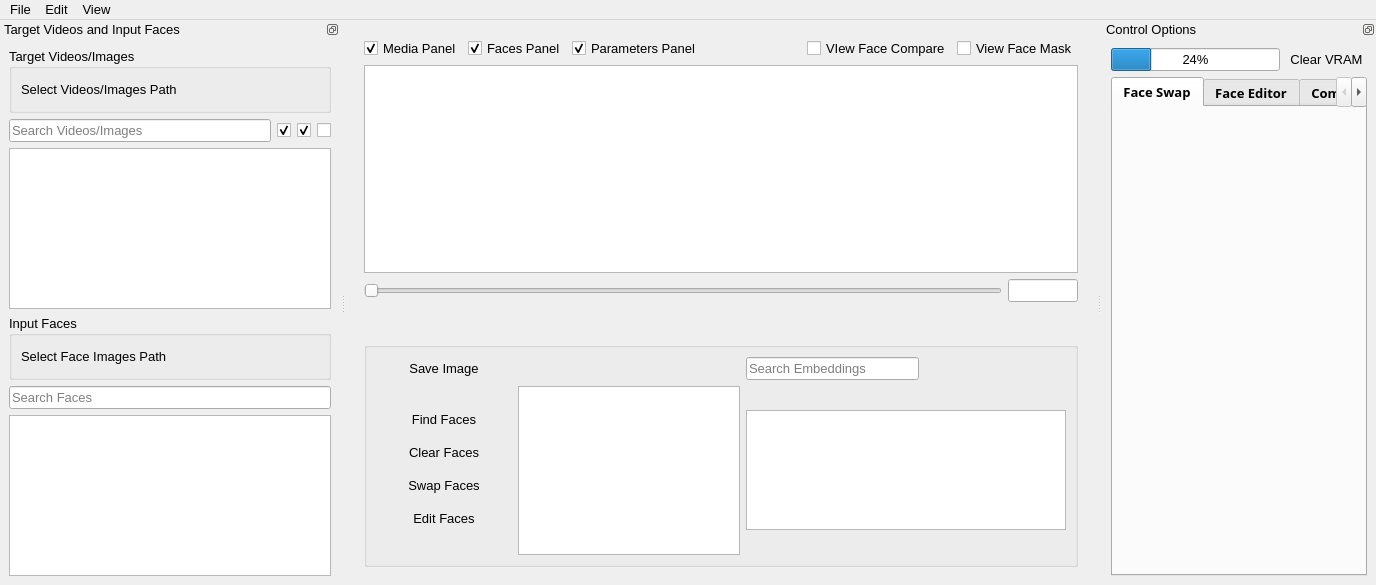
<?xml version="1.0" encoding="UTF-8"?>
<ui version="4.0">
 <class>MainWindow</class>
 <widget class="QMainWindow" name="MainWindow">
  <property name="geometry">
   <rect>
    <x>0</x>
    <y>0</y>
    <width>1376</width>
    <height>585</height>
   </rect>
  </property>
  <property name="font">
   <font>
    <pointsize>10</pointsize>
   </font>
  </property>
  <property name="windowTitle">
   <string>VisoMaster v0.1.6</string>
  </property>
  <property name="windowIcon">
   <iconset resource="media.qrc">
    <normaloff>:/media/media/visomaster_small.png</normaloff>:/media/media/visomaster_small.png</iconset>
  </property>
  <widget class="QWidget" name="centralwidget">
   <layout class="QHBoxLayout" name="horizontalLayout">
    <item>
     <widget class="QWidget" name="mediaLayout" native="true">
      <property name="sizePolicy">
       <sizepolicy hsizetype="Expanding" vsizetype="Preferred">
        <horstretch>2</horstretch>
        <verstretch>0</verstretch>
       </sizepolicy>
      </property>
      <layout class="QVBoxLayout" name="verticalLayout">
       <item>
        <layout class="QHBoxLayout" name="panelVisibilityCheckBoxLayout">
         <item>
          <widget class="QCheckBox" name="mediaPanelCheckBox">
           <property name="text">
            <string>Media Panel</string>
           </property>
           <property name="checked">
            <bool>true</bool>
           </property>
          </widget>
         </item>
         <item>
          <widget class="QCheckBox" name="facesPanelCheckBox">
           <property name="text">
            <string>Faces Panel</string>
           </property>
           <property name="checked">
            <bool>true</bool>
           </property>
          </widget>
         </item>
         <item>
          <widget class="QCheckBox" name="parametersPanelCheckBox">
           <property name="text">
            <string>Parameters Panel</string>
           </property>
           <property name="checked">
            <bool>true</bool>
           </property>
          </widget>
         </item>
         <item>
          <spacer name="horizontalSpacer_8">
           <property name="orientation">
            <enum>Qt::Orientation::Horizontal</enum>
           </property>
           <property name="sizeHint" stdset="0">
            <size>
             <width>20</width>
             <height>20</height>
            </size>
           </property>
          </spacer>
         </item>
         <item>
          <widget class="QCheckBox" name="faceCompareCheckBox">
           <property name="text">
            <string>VIew Face Compare</string>
           </property>
          </widget>
         </item>
         <item>
          <widget class="QCheckBox" name="faceMaskCheckBox">
           <property name="text">
            <string>View Face Mask</string>
           </property>
          </widget>
         </item>
        </layout>
       </item>
       <item>
        <widget class="QGraphicsView" name="graphicsViewFrame"/>
       </item>
       <item>
        <layout class="QVBoxLayout" name="verticalLayoutMediaControls">
         <item>
          <layout class="QHBoxLayout" name="horizontalLayoutMediaSlider">
           <item>
            <widget class="QSlider" name="videoSeekSlider">
             <property name="orientation">
              <enum>Qt::Orientation::Horizontal</enum>
             </property>
            </widget>
           </item>
           <item>
            <widget class="QLineEdit" name="videoSeekLineEdit">
             <property name="sizePolicy">
              <sizepolicy hsizetype="Preferred" vsizetype="Fixed">
               <horstretch>0</horstretch>
               <verstretch>0</verstretch>
              </sizepolicy>
             </property>
             <property name="maximumSize">
              <size>
               <width>70</width>
               <height>16777215</height>
              </size>
             </property>
             <property name="toolTip">
              <string>Frame Number</string>
             </property>
             <property name="clearButtonEnabled">
              <bool>false</bool>
             </property>
            </widget>
           </item>
          </layout>
         </item>
         <item>
          <layout class="QHBoxLayout" name="horizontalLayoutMediaButtons">
           <item>
            <spacer name="horizontalSpacer_7">
             <property name="orientation">
              <enum>Qt::Orientation::Horizontal</enum>
             </property>
             <property name="sizeType">
              <enum>QSizePolicy::Policy::MinimumExpanding</enum>
             </property>
             <property name="sizeHint" stdset="0">
              <size>
               <width>40</width>
               <height>20</height>
              </size>
             </property>
            </spacer>
           </item>
           <item>
            <widget class="QPushButton" name="liveSoundButton">
             <property name="minimumSize">
              <size>
               <width>0</width>
               <height>0</height>
              </size>
             </property>
             <property name="toolTip">
              <string>[Experimental] Toggle Live Sound while the video is playing</string>
             </property>
             <property name="text">
              <string/>
             </property>
             <property name="icon">
              <iconset resource="media.qrc">
               <normaloff>:/media/media/audio_off.png</normaloff>:/media/media/audio_off.png</iconset>
             </property>
             <property name="iconSize">
              <size>
               <width>16</width>
               <height>20</height>
              </size>
             </property>
             <property name="checkable">
              <bool>true</bool>
             </property>
             <property name="flat">
              <bool>true</bool>
             </property>
            </widget>
           </item>
           <item>
            <spacer name="horizontalSpacer">
             <property name="orientation">
              <enum>Qt::Orientation::Horizontal</enum>
             </property>
             <property name="sizeType">
              <enum>QSizePolicy::Policy::MinimumExpanding</enum>
             </property>
             <property name="sizeHint" stdset="0">
              <size>
               <width>40</width>
               <height>20</height>
              </size>
             </property>
            </spacer>
           </item>
           <item>
            <widget class="QPushButton" name="frameRewindButton">
             <property name="sizePolicy">
              <sizepolicy hsizetype="MinimumExpanding" vsizetype="Fixed">
               <horstretch>0</horstretch>
               <verstretch>0</verstretch>
              </sizepolicy>
             </property>
             <property name="maximumSize">
              <size>
               <width>100</width>
               <height>16777215</height>
              </size>
             </property>
             <property name="text">
              <string/>
             </property>
             <property name="icon">
              <iconset resource="media.qrc">
               <normaloff>:/media/media/previous_marker_off.png</normaloff>:/media/media/previous_marker_off.png</iconset>
             </property>
             <property name="flat">
              <bool>true</bool>
             </property>
            </widget>
           </item>
           <item>
            <spacer name="horizontalSpacer_3">
             <property name="orientation">
              <enum>Qt::Orientation::Horizontal</enum>
             </property>
             <property name="sizeType">
              <enum>QSizePolicy::Policy::Minimum</enum>
             </property>
             <property name="sizeHint" stdset="0">
              <size>
               <width>40</width>
               <height>20</height>
              </size>
             </property>
            </spacer>
           </item>
           <item>
            <widget class="QPushButton" name="buttonMediaRecord">
             <property name="text">
              <string/>
             </property>
             <property name="icon">
              <iconset resource="media.qrc">
               <normaloff>:/media/media/rec_off.png</normaloff>:/media/media/rec_off.png</iconset>
             </property>
             <property name="checkable">
              <bool>true</bool>
             </property>
             <property name="flat">
              <bool>true</bool>
             </property>
            </widget>
           </item>
           <item>
            <spacer name="horizontalSpacer_6">
             <property name="orientation">
              <enum>Qt::Orientation::Horizontal</enum>
             </property>
             <property name="sizeType">
              <enum>QSizePolicy::Policy::Minimum</enum>
             </property>
             <property name="sizeHint" stdset="0">
              <size>
               <width>30</width>
               <height>20</height>
              </size>
             </property>
            </spacer>
           </item>
           <item>
            <widget class="QPushButton" name="buttonMediaPlay">
             <property name="sizePolicy">
              <sizepolicy hsizetype="MinimumExpanding" vsizetype="Minimum">
               <horstretch>0</horstretch>
               <verstretch>0</verstretch>
              </sizepolicy>
             </property>
             <property name="maximumSize">
              <size>
               <width>100</width>
               <height>16777215</height>
              </size>
             </property>
             <property name="text">
              <string/>
             </property>
             <property name="icon">
              <iconset resource="media.qrc">
               <normaloff>:/media/media/play_off.png</normaloff>:/media/media/play_off.png</iconset>
             </property>
             <property name="checkable">
              <bool>true</bool>
             </property>
             <property name="flat">
              <bool>true</bool>
             </property>
            </widget>
           </item>
           <item>
            <spacer name="horizontalSpacer_4">
             <property name="orientation">
              <enum>Qt::Orientation::Horizontal</enum>
             </property>
             <property name="sizeType">
              <enum>QSizePolicy::Policy::Minimum</enum>
             </property>
             <property name="sizeHint" stdset="0">
              <size>
               <width>40</width>
               <height>20</height>
              </size>
             </property>
            </spacer>
           </item>
           <item>
            <widget class="QPushButton" name="frameAdvanceButton">
             <property name="sizePolicy">
              <sizepolicy hsizetype="MinimumExpanding" vsizetype="Fixed">
               <horstretch>0</horstretch>
               <verstretch>0</verstretch>
              </sizepolicy>
             </property>
             <property name="maximumSize">
              <size>
               <width>100</width>
               <height>16777215</height>
              </size>
             </property>
             <property name="text">
              <string/>
             </property>
             <property name="icon">
              <iconset resource="media.qrc">
               <normaloff>:/media/media/next_marker_off.png</normaloff>:/media/media/next_marker_off.png</iconset>
             </property>
             <property name="flat">
              <bool>true</bool>
             </property>
            </widget>
           </item>
           <item>
            <spacer name="horizontalSpacer_2">
             <property name="orientation">
              <enum>Qt::Orientation::Horizontal</enum>
             </property>
             <property name="sizeType">
              <enum>QSizePolicy::Policy::Minimum</enum>
             </property>
             <property name="sizeHint" stdset="0">
              <size>
               <width>40</width>
               <height>20</height>
              </size>
             </property>
            </spacer>
           </item>
           <item>
            <widget class="QPushButton" name="addMarkerButton">
             <property name="toolTip">
              <string>Add Marker</string>
             </property>
             <property name="text">
              <string/>
             </property>
             <property name="icon">
              <iconset resource="media.qrc">
               <normaloff>:/media/media/add_marker_hover.png</normaloff>:/media/media/add_marker_hover.png</iconset>
             </property>
             <property name="flat">
              <bool>true</bool>
             </property>
            </widget>
           </item>
           <item>
            <widget class="QPushButton" name="removeMarkerButton">
             <property name="toolTip">
              <string>Remove Marker</string>
             </property>
             <property name="text">
              <string/>
             </property>
             <property name="icon">
              <iconset resource="media.qrc">
               <normaloff>:/media/media/remove_marker_hover.png</normaloff>:/media/media/remove_marker_hover.png</iconset>
             </property>
             <property name="flat">
              <bool>true</bool>
             </property>
            </widget>
           </item>
           <item>
            <widget class="QPushButton" name="previousMarkerButton">
             <property name="toolTip">
              <string>Move to Previous Marker</string>
             </property>
             <property name="text">
              <string/>
             </property>
             <property name="icon">
              <iconset resource="media.qrc">
               <normaloff>:/media/media/previous_marker_hover.png</normaloff>:/media/media/previous_marker_hover.png</iconset>
             </property>
             <property name="flat">
              <bool>true</bool>
             </property>
            </widget>
           </item>
           <item>
            <widget class="QPushButton" name="nextMarkerButton">
             <property name="toolTip">
              <string>Move to Next Marker</string>
             </property>
             <property name="text">
              <string/>
             </property>
             <property name="icon">
              <iconset resource="media.qrc">
               <normaloff>:/media/media/next_marker_hover.png</normaloff>:/media/media/next_marker_hover.png</iconset>
             </property>
             <property name="flat">
              <bool>true</bool>
             </property>
            </widget>
           </item>
           <item>
            <widget class="QPushButton" name="viewFullScreenButton">
             <property name="toolTip">
              <string>View Fullscreen (F11)</string>
             </property>
             <property name="text">
              <string/>
             </property>
             <property name="icon">
              <iconset resource="media.qrc">
               <normaloff>:/media/media/fullscreen.png</normaloff>:/media/media/fullscreen.png</iconset>
             </property>
             <property name="flat">
              <bool>true</bool>
             </property>
            </widget>
           </item>
           <item>
            <spacer name="horizontalSpacer_5">
             <property name="orientation">
              <enum>Qt::Orientation::Horizontal</enum>
             </property>
             <property name="sizeHint" stdset="0">
              <size>
               <width>40</width>
               <height>20</height>
              </size>
             </property>
            </spacer>
           </item>
          </layout>
         </item>
        </layout>
       </item>
       <item>
        <spacer name="verticalSpacer">
         <property name="orientation">
          <enum>Qt::Orientation::Vertical</enum>
         </property>
         <property name="sizeType">
          <enum>QSizePolicy::Policy::Preferred</enum>
         </property>
         <property name="sizeHint" stdset="0">
          <size>
           <width>20</width>
           <height>5</height>
          </size>
         </property>
        </spacer>
       </item>
       <item>
        <widget class="QGroupBox" name="facesPanelGroupBox">
         <property name="sizePolicy">
          <sizepolicy hsizetype="Preferred" vsizetype="Fixed">
           <horstretch>0</horstretch>
           <verstretch>0</verstretch>
          </sizepolicy>
         </property>
         <property name="minimumSize">
          <size>
           <width>0</width>
           <height>180</height>
          </size>
         </property>
         <property name="maximumSize">
          <size>
           <width>16777215</width>
           <height>225</height>
          </size>
         </property>
         <property name="autoFillBackground">
          <bool>false</bool>
         </property>
         <property name="flat">
          <bool>true</bool>
         </property>
         <property name="checkable">
          <bool>false</bool>
         </property>
         <layout class="QGridLayout" name="gridLayout_2">
          <item row="1" column="0">
           <widget class="QWidget" name="facesButtonsWidget" native="true">
            <property name="sizePolicy">
             <sizepolicy hsizetype="Minimum" vsizetype="Preferred">
              <horstretch>0</horstretch>
              <verstretch>0</verstretch>
             </sizepolicy>
            </property>
            <layout class="QVBoxLayout" name="verticalLayout_8">
             <item>
              <widget class="QWidget" name="verticalWidget" native="true">
               <layout class="QVBoxLayout" name="controlButtonsLayout">
                <item>
                 <widget class="QPushButton" name="findTargetFacesButton">
                  <property name="minimumSize">
                   <size>
                    <width>100</width>
                    <height>0</height>
                   </size>
                  </property>
                  <property name="text">
                   <string>Find Faces</string>
                  </property>
                  <property name="checkable">
                   <bool>false</bool>
                  </property>
                  <property name="flat">
                   <bool>true</bool>
                  </property>
                 </widget>
                </item>
                <item>
                 <widget class="QPushButton" name="clearTargetFacesButton">
                  <property name="text">
                   <string>Clear Faces</string>
                  </property>
                  <property name="checkable">
                   <bool>false</bool>
                  </property>
                  <property name="flat">
                   <bool>true</bool>
                  </property>
                 </widget>
                </item>
                <item>
                 <widget class="QPushButton" name="swapfacesButton">
                  <property name="text">
                   <string>Swap Faces</string>
                  </property>
                  <property name="checkable">
                   <bool>true</bool>
                  </property>
                  <property name="flat">
                   <bool>true</bool>
                  </property>
                 </widget>
                </item>
                <item>
                 <widget class="QPushButton" name="editFacesButton">
                  <property name="text">
                   <string>Edit Faces</string>
                  </property>
                  <property name="checkable">
                   <bool>true</bool>
                  </property>
                  <property name="default">
                   <bool>false</bool>
                  </property>
                  <property name="flat">
                   <bool>true</bool>
                  </property>
                 </widget>
                </item>
               </layout>
              </widget>
             </item>
            </layout>
           </widget>
          </item>
          <item row="1" column="2">
           <widget class="QListWidget" name="inputEmbeddingsList">
            <property name="sizePolicy">
             <sizepolicy hsizetype="Expanding" vsizetype="Fixed">
              <horstretch>4</horstretch>
              <verstretch>0</verstretch>
             </sizepolicy>
            </property>
            <property name="minimumSize">
             <size>
              <width>320</width>
              <height>120</height>
             </size>
            </property>
            <property name="maximumSize">
             <size>
              <width>16777215</width>
              <height>120</height>
             </size>
            </property>
            <property name="toolTip">
             <string>Save Embedding</string>
            </property>
            <property name="verticalScrollBarPolicy">
             <enum>Qt::ScrollBarPolicy::ScrollBarAlwaysOff</enum>
            </property>
            <property name="horizontalScrollBarPolicy">
             <enum>Qt::ScrollBarPolicy::ScrollBarAsNeeded</enum>
            </property>
            <property name="autoScroll">
             <bool>false</bool>
            </property>
            <property name="movement">
             <enum>QListView::Movement::Static</enum>
            </property>
            <property name="layoutMode">
             <enum>QListView::LayoutMode::Batched</enum>
            </property>
            <property name="spacing">
             <number>4</number>
            </property>
            <property name="viewMode">
             <enum>QListView::ViewMode::IconMode</enum>
            </property>
            <property name="uniformItemSizes">
             <bool>true</bool>
            </property>
            <property name="wrapping" stdset="0">
             <bool>true</bool>
            </property>
           </widget>
          </item>
          <item row="0" column="0">
           <layout class="QHBoxLayout" name="horizontalLayout_4">
            <item>
             <widget class="QPushButton" name="saveImageButton">
              <property name="text">
               <string>Save Image</string>
              </property>
              <property name="flat">
               <bool>true</bool>
              </property>
             </widget>
            </item>
           </layout>
          </item>
          <item row="0" column="2">
           <layout class="QHBoxLayout" name="horizontalLayout_3">
            <item>
             <widget class="QLineEdit" name="inputEmbeddingsSearchBox">
              <property name="placeholderText">
               <string>Search Embeddings</string>
              </property>
             </widget>
            </item>
            <item>
             <widget class="QPushButton" name="openEmbeddingButton">
              <property name="toolTip">
               <string>Open Embedding File</string>
              </property>
              <property name="text">
               <string/>
              </property>
              <property name="icon">
               <iconset resource="media.qrc">
                <normaloff>:/media/media/open_file.png</normaloff>:/media/media/open_file.png</iconset>
              </property>
              <property name="flat">
               <bool>true</bool>
              </property>
             </widget>
            </item>
            <item>
             <widget class="QPushButton" name="saveEmbeddingButton">
              <property name="toolTip">
               <string>Save Embedding</string>
              </property>
              <property name="text">
               <string/>
              </property>
              <property name="icon">
               <iconset resource="media.qrc">
                <normaloff>:/media/media/save_file.png</normaloff>:/media/media/save_file.png</iconset>
              </property>
              <property name="flat">
               <bool>true</bool>
              </property>
             </widget>
            </item>
            <item>
             <widget class="QPushButton" name="saveEmbeddingAsButton">
              <property name="toolTip">
               <string>Save Embedding As</string>
              </property>
              <property name="text">
               <string/>
              </property>
              <property name="icon">
               <iconset resource="media.qrc">
                <normaloff>:/media/media/save_file_as.png</normaloff>:/media/media/save_file_as.png</iconset>
              </property>
              <property name="flat">
               <bool>true</bool>
              </property>
             </widget>
            </item>
           </layout>
          </item>
          <item row="1" column="1">
           <widget class="QListWidget" name="targetFacesList">
            <property name="autoFillBackground">
             <bool>true</bool>
            </property>
            <property name="autoScroll">
             <bool>false</bool>
            </property>
           </widget>
          </item>
         </layout>
        </widget>
       </item>
      </layout>
     </widget>
    </item>
   </layout>
  </widget>
  <widget class="QDockWidget" name="input_Target_DockWidget">
   <property name="sizePolicy">
    <sizepolicy hsizetype="Preferred" vsizetype="Preferred">
     <horstretch>4</horstretch>
     <verstretch>0</verstretch>
    </sizepolicy>
   </property>
   <property name="minimumSize">
    <size>
     <width>340</width>
     <height>369</height>
    </size>
   </property>
   <property name="features">
    <set>QDockWidget::DockWidgetFeature::DockWidgetFloatable|QDockWidget::DockWidgetFeature::DockWidgetMovable</set>
   </property>
   <property name="windowTitle">
    <string>Target Videos and Input Faces</string>
   </property>
   <attribute name="dockWidgetArea">
    <number>1</number>
   </attribute>
   <widget class="QWidget" name="dockWidgetContents">
    <layout class="QGridLayout" name="gridLayout_4">
     <item row="0" column="0">
      <layout class="QVBoxLayout" name="vboxLayout">
       <item>
        <widget class="QGroupBox" name="groupBox_TargetVideos_Select">
         <property name="title">
          <string>Target Videos/Images</string>
         </property>
         <layout class="QGridLayout" name="gridLayout_3">
          <item row="0" column="0">
           <layout class="QHBoxLayout" name="horizontalLayout_7">
            <item>
             <widget class="QLabel" name="labelTargetVideosPath">
              <property name="text">
               <string>Select Videos/Images Path</string>
              </property>
              <property name="wordWrap">
               <bool>false</bool>
              </property>
             </widget>
            </item>
            <item>
             <widget class="QPushButton" name="buttonTargetVideosPath">
              <property name="sizePolicy">
               <sizepolicy hsizetype="Fixed" vsizetype="Fixed">
                <horstretch>0</horstretch>
                <verstretch>0</verstretch>
               </sizepolicy>
              </property>
              <property name="toolTip">
               <string>Choose Target Media Folder</string>
              </property>
              <property name="text">
               <string/>
              </property>
              <property name="icon">
               <iconset resource="media.qrc">
                <normaloff>:/media/media/open_file.png</normaloff>:/media/media/open_file.png</iconset>
              </property>
              <property name="iconSize">
               <size>
                <width>18</width>
                <height>18</height>
               </size>
              </property>
              <property name="flat">
               <bool>true</bool>
              </property>
             </widget>
            </item>
           </layout>
          </item>
         </layout>
        </widget>
       </item>
       <item>
        <layout class="QHBoxLayout" name="horizontalLayout_9">
         <item>
          <widget class="QLineEdit" name="targetVideosSearchBox">
           <property name="text">
            <string/>
           </property>
           <property name="placeholderText">
            <string>Search Videos/Images</string>
           </property>
          </widget>
         </item>
         <item>
          <widget class="QCheckBox" name="filterImagesCheckBox">
           <property name="toolTip">
            <string>Include Images</string>
           </property>
           <property name="text">
            <string/>
           </property>
           <property name="icon">
            <iconset resource="media.qrc">
             <normaloff>:/media/media/image.png</normaloff>:/media/media/image.png</iconset>
           </property>
           <property name="checked">
            <bool>true</bool>
           </property>
          </widget>
         </item>
         <item>
          <widget class="QCheckBox" name="filterVideosCheckBox">
           <property name="toolTip">
            <string>Include Videos</string>
           </property>
           <property name="text">
            <string/>
           </property>
           <property name="icon">
            <iconset resource="media.qrc">
             <normaloff>:/media/media/video.png</normaloff>:/media/media/video.png</iconset>
           </property>
           <property name="checked">
            <bool>true</bool>
           </property>
          </widget>
         </item>
         <item>
          <widget class="QCheckBox" name="filterWebcamsCheckBox">
           <property name="toolTip">
            <string>Include Webcams</string>
           </property>
           <property name="text">
            <string/>
           </property>
           <property name="icon">
            <iconset resource="media.qrc">
             <normaloff>:/media/media/webcam.png</normaloff>:/media/media/webcam.png</iconset>
           </property>
           <property name="checked">
            <bool>false</bool>
           </property>
          </widget>
         </item>
        </layout>
       </item>
       <item>
        <widget class="QListWidget" name="targetVideosList">
         <property name="acceptDrops">
          <bool>true</bool>
         </property>
         <property name="autoScroll">
          <bool>false</bool>
         </property>
        </widget>
       </item>
       <item>
        <widget class="QGroupBox" name="groupBox_InputFaces_Select">
         <property name="title">
          <string>Input Faces</string>
         </property>
         <layout class="QGridLayout" name="gridLayout">
          <item row="0" column="0">
           <layout class="QHBoxLayout" name="horizontalLayout_8">
            <item>
             <widget class="QLabel" name="labelInputFacesPath">
              <property name="text">
               <string>Select Face Images Path</string>
              </property>
             </widget>
            </item>
            <item>
             <widget class="QPushButton" name="buttonInputFacesPath">
              <property name="sizePolicy">
               <sizepolicy hsizetype="Fixed" vsizetype="Fixed">
                <horstretch>0</horstretch>
                <verstretch>0</verstretch>
               </sizepolicy>
              </property>
              <property name="toolTip">
               <string>Choose Input Faces Folder</string>
              </property>
              <property name="text">
               <string/>
              </property>
              <property name="icon">
               <iconset resource="media.qrc">
                <normaloff>:/media/media/open_file.png</normaloff>:/media/media/open_file.png</iconset>
              </property>
              <property name="iconSize">
               <size>
                <width>18</width>
                <height>18</height>
               </size>
              </property>
              <property name="flat">
               <bool>true</bool>
              </property>
             </widget>
            </item>
           </layout>
          </item>
         </layout>
        </widget>
       </item>
       <item>
        <widget class="QLineEdit" name="inputFacesSearchBox">
         <property name="placeholderText">
          <string>Search Faces</string>
         </property>
        </widget>
       </item>
       <item>
        <widget class="QListWidget" name="inputFacesList">
         <property name="acceptDrops">
          <bool>true</bool>
         </property>
         <property name="autoScroll">
          <bool>false</bool>
         </property>
        </widget>
       </item>
      </layout>
     </item>
    </layout>
   </widget>
  </widget>
  <widget class="QDockWidget" name="controlOptionsDockWidget">
   <property name="features">
    <set>QDockWidget::DockWidgetFeature::DockWidgetFloatable|QDockWidget::DockWidgetFeature::DockWidgetMovable</set>
   </property>
   <property name="windowTitle">
    <string>Control Options</string>
   </property>
   <attribute name="dockWidgetArea">
    <number>2</number>
   </attribute>
   <widget class="QWidget" name="dockWidgetContents_2">
    <layout class="QGridLayout" name="gridLayout_5">
     <item row="1" column="0">
      <widget class="QTabWidget" name="tabWidget">
       <property name="sizePolicy">
        <sizepolicy hsizetype="Expanding" vsizetype="Preferred">
         <horstretch>1</horstretch>
         <verstretch>0</verstretch>
        </sizepolicy>
       </property>
       <property name="font">
        <font>
         <family>Segoe UI Semibold</family>
         <pointsize>10</pointsize>
         <bold>true</bold>
        </font>
       </property>
       <property name="layoutDirection">
        <enum>Qt::LayoutDirection::LeftToRight</enum>
       </property>
       <property name="tabPosition">
        <enum>QTabWidget::TabPosition::North</enum>
       </property>
       <property name="currentIndex">
        <number>0</number>
       </property>
       <property name="tabsClosable">
        <bool>false</bool>
       </property>
       <property name="movable">
        <bool>true</bool>
       </property>
       <property name="tabBarAutoHide">
        <bool>false</bool>
       </property>
       <widget class="QWidget" name="face_swap_tab">
        <attribute name="title">
         <string>Face Swap</string>
        </attribute>
        <layout class="QVBoxLayout" name="verticalLayout_4">
         <item>
          <layout class="QVBoxLayout" name="swapWidgetsLayout"/>
         </item>
        </layout>
       </widget>
       <widget class="QWidget" name="face_editor_tab">
        <attribute name="title">
         <string>Face Editor</string>
        </attribute>
        <layout class="QVBoxLayout" name="verticalLayout_3">
         <item>
          <layout class="QVBoxLayout" name="faceEditorWidgetsLayout"/>
         </item>
        </layout>
       </widget>
       <widget class="QWidget" name="common_tab">
        <attribute name="title">
         <string>Common</string>
        </attribute>
        <layout class="QVBoxLayout" name="commonWidgetsLayout_1">
         <item>
          <layout class="QVBoxLayout" name="commonWidgetsLayout"/>
         </item>
        </layout>
       </widget>
       <widget class="QWidget" name="settings_tab">
        <attribute name="title">
         <string>Settings</string>
        </attribute>
        <layout class="QVBoxLayout" name="verticalLayout_2">
         <item>
          <widget class="QLabel" name="label">
           <property name="text">
            <string>Output Directory</string>
           </property>
          </widget>
         </item>
         <item>
          <layout class="QVBoxLayout" name="settingsWidgetsLayout">
           <item>
            <layout class="QHBoxLayout" name="outputFolderSelectionLayout">
             <item>
              <widget class="QLineEdit" name="outputFolderLineEdit">
               <property name="readOnly">
                <bool>true</bool>
               </property>
              </widget>
             </item>
             <item>
              <widget class="QPushButton" name="outputFolderButton">
               <property name="text">
                <string>Browse Folder</string>
               </property>
               <property name="flat">
                <bool>false</bool>
               </property>
              </widget>
             </item>
            </layout>
           </item>
          </layout>
         </item>
        </layout>
       </widget>
      </widget>
     </item>
     <item row="0" column="0">
      <layout class="QHBoxLayout" name="horizontalLayout_2">
       <item>
        <widget class="QProgressBar" name="vramProgressBar">
         <property name="value">
          <number>24</number>
         </property>
        </widget>
       </item>
       <item>
        <widget class="QPushButton" name="clearMemoryButton">
         <property name="text">
          <string>Clear VRAM</string>
         </property>
         <property name="flat">
          <bool>true</bool>
         </property>
        </widget>
       </item>
      </layout>
     </item>
    </layout>
   </widget>
  </widget>
  <widget class="QMenuBar" name="topMenuBar">
   <property name="geometry">
    <rect>
     <x>0</x>
     <y>0</y>
     <width>1376</width>
     <height>33</height>
    </rect>
   </property>
   <widget class="QMenu" name="menuFile">
    <property name="title">
     <string>File</string>
    </property>
    <addaction name="actionLoad_SavedWorkspace"/>
    <addaction name="actionSave_CurrentWorkspace"/>
    <addaction name="separator"/>
    <addaction name="actionOpen_Videos_Folder"/>
    <addaction name="actionOpen_Video_Files"/>
    <addaction name="separator"/>
    <addaction name="actionLoad_Source_Images_Folder"/>
    <addaction name="actionLoad_Source_Image_Files"/>
    <addaction name="separator"/>
    <addaction name="actionLoad_Embeddings"/>
    <addaction name="actionSave_Embeddings"/>
    <addaction name="actionSave_Embeddings_As"/>
   </widget>
   <widget class="QMenu" name="menuEdit">
    <property name="title">
     <string>Edit</string>
    </property>
    <addaction name="actionTest_2"/>
   </widget>
   <widget class="QMenu" name="menuView">
    <property name="title">
     <string>View</string>
    </property>
    <addaction name="actionView_Fullscreen_F11"/>
   </widget>
   <addaction name="menuFile"/>
   <addaction name="menuEdit"/>
   <addaction name="menuView"/>
  </widget>
  <action name="actionExit">
   <property name="text">
    <string>Exit</string>
   </property>
  </action>
  <action name="actionLoad_Embeddings">
   <property name="text">
    <string>Load Embeddings</string>
   </property>
  </action>
  <action name="actionSave_Embeddings">
   <property name="text">
    <string>Save Embeddings</string>
   </property>
  </action>
  <action name="actionSave_Embeddings_As">
   <property name="text">
    <string>Save Embeddings As</string>
   </property>
  </action>
  <action name="actionOpen_Videos_Folder">
   <property name="text">
    <string>Load Target Images/Videos Folder</string>
   </property>
  </action>
  <action name="actionOpen_Video_Files">
   <property name="text">
    <string>Load Target Image/Video Files</string>
   </property>
  </action>
  <action name="actionLoad_Source_Images_Folder">
   <property name="text">
    <string>Load Source Images Folder</string>
   </property>
  </action>
  <action name="actionLoad_Source_Image_Files">
   <property name="text">
    <string>Load Source Image Files</string>
   </property>
  </action>
  <action name="actionView_Fullscreen_F11">
   <property name="text">
    <string>View Fullscreen (F11)</string>
   </property>
  </action>
  <action name="actionTest">
   <property name="text">
    <string>Test</string>
   </property>
  </action>
  <action name="actionLoad_Saved_Workspace">
   <property name="text">
    <string>Load Saved Workspace</string>
   </property>
  </action>
  <action name="actionSave_Current_Workspace">
   <property name="text">
    <string>Save Current Workspace</string>
   </property>
  </action>
  <action name="actionTest_2">
   <property name="text">
    <string>Test</string>
   </property>
  </action>
  <action name="actionLoad_SavedWorkspace">
   <property name="text">
    <string>Load Saved Workspace</string>
   </property>
  </action>
  <action name="actionSave_CurrentWorkspace">
   <property name="text">
    <string>Save Current Workspace</string>
   </property>
  </action>
 </widget>
 <resources>
  <include location="media.qrc"/>
 </resources>
 <connections/>
</ui>
